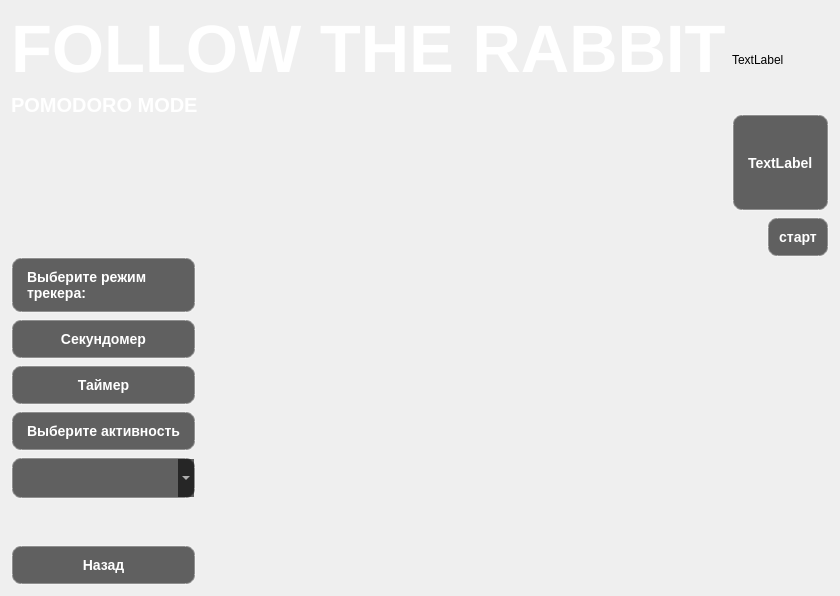
<?xml version="1.0" encoding="UTF-8"?>
<ui version="4.0">
 <class>mode_60_10</class>
 <widget class="QWidget" name="mode_60_10">
  <property name="geometry">
   <rect>
    <x>0</x>
    <y>0</y>
    <width>834</width>
    <height>596</height>
   </rect>
  </property>
  <property name="windowTitle">
   <string>Form</string>
  </property>
  <layout class="QVBoxLayout" name="verticalLayout_7">
   <item>
    <layout class="QVBoxLayout" name="verticalLayout_6">
     <item>
      <layout class="QHBoxLayout" name="horizontalLayout_2">
       <item>
        <layout class="QVBoxLayout" name="verticalLayout_3">
         <item alignment="Qt::AlignmentFlag::AlignBottom">
          <widget class="QLabel" name="label">
           <property name="font">
            <font>
             <pointsize>50</pointsize>
             <bold>true</bold>
            </font>
           </property>
           <property name="styleSheet">
            <string notr="true">color:white</string>
           </property>
           <property name="text">
            <string>FOLLOW THE RABBIT</string>
           </property>
           <property name="alignment">
            <set>Qt::AlignmentFlag::AlignBottom|Qt::AlignmentFlag::AlignLeading|Qt::AlignmentFlag::AlignLeft</set>
           </property>
          </widget>
         </item>
         <item alignment="Qt::AlignmentFlag::AlignTop">
          <widget class="QLabel" name="label_3">
           <property name="font">
            <font>
             <pointsize>15</pointsize>
             <bold>true</bold>
            </font>
           </property>
           <property name="styleSheet">
            <string notr="true">QLabel {

    color: white;
    
}
</string>
           </property>
           <property name="text">
            <string>POMODORO MODE</string>
           </property>
           <property name="alignment">
            <set>Qt::AlignmentFlag::AlignLeading|Qt::AlignmentFlag::AlignLeft|Qt::AlignmentFlag::AlignTop</set>
           </property>
          </widget>
         </item>
         <item>
          <spacer name="verticalSpacer_4">
           <property name="orientation">
            <enum>Qt::Orientation::Vertical</enum>
           </property>
           <property name="sizeHint" stdset="0">
            <size>
             <width>20</width>
             <height>40</height>
            </size>
           </property>
          </spacer>
         </item>
        </layout>
       </item>
       <item>
        <spacer name="horizontalSpacer_4">
         <property name="orientation">
          <enum>Qt::Orientation::Horizontal</enum>
         </property>
         <property name="sizeHint" stdset="0">
          <size>
           <width>40</width>
           <height>20</height>
          </size>
         </property>
        </spacer>
       </item>
       <item>
        <layout class="QVBoxLayout" name="verticalLayout_4">
         <item>
          <widget class="QLabel" name="label_5">
           <property name="text">
            <string>TextLabel</string>
           </property>
          </widget>
         </item>
         <item>
          <widget class="QLabel" name="label_4">
           <property name="styleSheet">
            <string notr="true">QLabel {
    background: rgba(0, 0, 0, 0.6);
    color: white;
    border: 2px solid rgba(255, 255, 255, 0.3);
    border-radius: 10px;
    font-size: 14px;
    font-weight: bold;
    padding: 10px;
}
</string>
           </property>
           <property name="text">
            <string>TextLabel</string>
           </property>
          </widget>
         </item>
        </layout>
       </item>
      </layout>
     </item>
     <item>
      <layout class="QHBoxLayout" name="horizontalLayout">
       <item>
        <layout class="QVBoxLayout" name="verticalLayout">
         <item>
          <spacer name="verticalSpacer_3">
           <property name="orientation">
            <enum>Qt::Orientation::Vertical</enum>
           </property>
           <property name="sizeHint" stdset="0">
            <size>
             <width>20</width>
             <height>40</height>
            </size>
           </property>
          </spacer>
         </item>
         <item>
          <widget class="QLabel" name="label_6">
           <property name="styleSheet">
            <string notr="true">QLabel {
    background: rgba(0, 0, 0, 0.6);
    color: white;
    border: 2px solid rgba(255, 255, 255, 0.3);
    border-radius: 10px;
    font-size: 14px;
    font-weight: bold;
    padding: 10px;
}
</string>
           </property>
           <property name="text">
            <string>Выберите режим
трекера:</string>
           </property>
          </widget>
         </item>
         <item>
          <widget class="QPushButton" name="pushButton_2">
           <property name="styleSheet">
            <string notr="true">QPushButton {
    background: rgba(0, 0, 0, 0.6);
    color: white;
    border: 2px solid rgba(255, 255, 255, 0.3);
    border-radius: 10px;
    font-size: 14px;
    font-weight: bold;
    padding: 10px;
}

QPushButton:hover {
    background: rgba(100, 100, 100, 0.7);
    border-color: rgba(255, 255, 255, 0.6);
}

QPushButton:pressed {
    background: rgba(50, 50, 50, 0.8);
}</string>
           </property>
           <property name="text">
            <string>Секундомер</string>
           </property>
          </widget>
         </item>
         <item>
          <widget class="QPushButton" name="pushButton_3">
           <property name="styleSheet">
            <string notr="true">QPushButton {
    background: rgba(0, 0, 0, 0.6);
    color: white;
    border: 2px solid rgba(255, 255, 255, 0.3);
    border-radius: 10px;
    font-size: 14px;
    font-weight: bold;
    padding: 10px;
}

QPushButton:hover {
    background: rgba(100, 100, 100, 0.7);
    border-color: rgba(255, 255, 255, 0.6);
}

QPushButton:pressed {
    background: rgba(50, 50, 50, 0.8);
}</string>
           </property>
           <property name="text">
            <string>Таймер</string>
           </property>
          </widget>
         </item>
         <item>
          <widget class="QLabel" name="label_2">
           <property name="styleSheet">
            <string notr="true">QLabel {
    background: rgba(0, 0, 0, 0.6);
    color: white;
    border: 2px solid rgba(255, 255, 255, 0.3);
    border-radius: 10px;
    font-size: 14px;
    font-weight: bold;
    padding: 10px;
}
</string>
           </property>
           <property name="text">
            <string>Выберите активность</string>
           </property>
          </widget>
         </item>
         <item>
          <widget class="QComboBox" name="comboBox">
           <property name="styleSheet">
            <string notr="true">QComboBox {
    background: rgba(0, 0, 0, 0.6);
    color: white;
    border: 2px solid rgba(255, 255, 255, 0.3);
    border-radius: 10px;
    font-size: 14px;
    font-weight: bold;
    padding: 10px;
}

QComboBox:hover {
    background: rgba(100, 100, 100, 0.7);
    border-color: rgba(255, 255, 255, 0.6);
}
QComboBox:pressed {
    background: rgba(50, 50, 50, 0.8);
}</string>
           </property>
          </widget>
         </item>
         <item>
          <spacer name="verticalSpacer">
           <property name="orientation">
            <enum>Qt::Orientation::Vertical</enum>
           </property>
           <property name="sizeHint" stdset="0">
            <size>
             <width>20</width>
             <height>40</height>
            </size>
           </property>
          </spacer>
         </item>
         <item>
          <widget class="QPushButton" name="pushButton">
           <property name="styleSheet">
            <string notr="true">QPushButton {
    background: rgba(0, 0, 0, 0.6);
    color: white;
    border: 2px solid rgba(255, 255, 255, 0.3);
    border-radius: 10px;
    font-size: 14px;
    font-weight: bold;
    padding: 10px;
}

QPushButton:hover {
    background: rgba(100, 100, 100, 0.7);
    border-color: rgba(255, 255, 255, 0.6);
}

QPushButton:pressed {
    background: rgba(50, 50, 50, 0.8);
}</string>
           </property>
           <property name="text">
            <string>Назад</string>
           </property>
          </widget>
         </item>
        </layout>
       </item>
       <item>
        <spacer name="horizontalSpacer_3">
         <property name="orientation">
          <enum>Qt::Orientation::Horizontal</enum>
         </property>
         <property name="sizeHint" stdset="0">
          <size>
           <width>40</width>
           <height>20</height>
          </size>
         </property>
        </spacer>
       </item>
       <item>
        <spacer name="horizontalSpacer">
         <property name="orientation">
          <enum>Qt::Orientation::Horizontal</enum>
         </property>
         <property name="sizeHint" stdset="0">
          <size>
           <width>40</width>
           <height>20</height>
          </size>
         </property>
        </spacer>
       </item>
       <item>
        <layout class="QVBoxLayout" name="verticalLayout_5"/>
       </item>
       <item>
        <spacer name="horizontalSpacer_2">
         <property name="orientation">
          <enum>Qt::Orientation::Horizontal</enum>
         </property>
         <property name="sizeHint" stdset="0">
          <size>
           <width>40</width>
           <height>20</height>
          </size>
         </property>
        </spacer>
       </item>
       <item>
        <layout class="QVBoxLayout" name="verticalLayout_2">
         <item>
          <widget class="QPushButton" name="pushButton_5">
           <property name="styleSheet">
            <string notr="true">QPushButton {
    background: rgba(0, 0, 0, 0.6);
    color: white;
    border: 2px solid rgba(255, 255, 255, 0.3);
    border-radius: 10px;
    font-size: 14px;
    font-weight: bold;
    padding: 10px;
}

QPushButton:hover {
    background: rgba(100, 100, 100, 0.7);
    border-color: rgba(255, 255, 255, 0.6);
}

QPushButton:pressed {
    background: rgba(50, 50, 50, 0.8);
}</string>
           </property>
           <property name="text">
            <string>старт</string>
           </property>
          </widget>
         </item>
         <item>
          <spacer name="verticalSpacer_2">
           <property name="orientation">
            <enum>Qt::Orientation::Vertical</enum>
           </property>
           <property name="sizeHint" stdset="0">
            <size>
             <width>20</width>
             <height>40</height>
            </size>
           </property>
          </spacer>
         </item>
        </layout>
       </item>
      </layout>
     </item>
    </layout>
   </item>
  </layout>
 </widget>
 <resources/>
 <connections/>
</ui>
